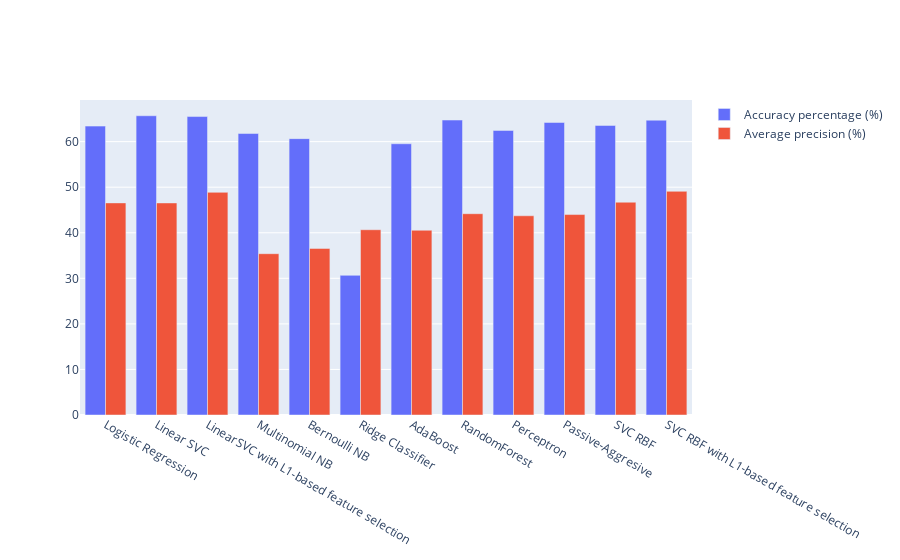

Here is the notebook cell this chart was saved with:
### Code cell
names, fp_, tp_ = bar_plot(result)

### Figure 1 — Plotly figure (JSON) as saved in the notebook; plotly's stock layout.template omitted (floating-point values rounded to 4 significant figures)
{"data": [{"name": "Accuracy percentage (%)", "type": "bar", "x": ["Logistic Regression", "Linear SVC", "LinearSVC with L1-based feature selection", "Multinomial NB", "Bernoulli NB", "Ridge Classifier", "AdaBoost", "RandomForest", "Perceptron", "Passive-Aggresive", "SVC RBF", "SVC RBF with L1-based feature selection"], "y": [63.41, 65.68, 65.5, 61.78, 60.66, 30.65, 59.53, 64.74, 62.46, 64.2, 63.55, 64.71]}, {"name": "Average precision (%)", "type": "bar", "x": ["Logistic Regression", "Linear SVC", "LinearSVC with L1-based feature selection", "Multinomial NB", "Bernoulli NB", "Ridge Classifier", "AdaBoost", "RandomForest", "Perceptron", "Passive-Aggresive", "SVC RBF", "SVC RBF with L1-based feature selection"], "y": [46.55, 46.55, 48.87, 35.4, 36.56, 40.66, 40.55, 44.18, 43.73, 43.99, 46.7, 49.09]}], "layout": {"barmode": "group"}}
